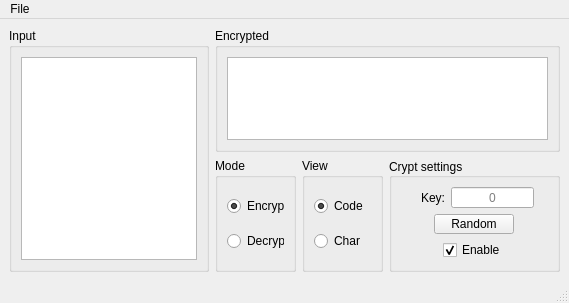
<?xml version="1.0" encoding="UTF-8"?>
<ui version="4.0">
 <class>MainWindow</class>
 <widget class="QMainWindow" name="MainWindow">
  <property name="geometry">
   <rect>
    <x>0</x>
    <y>0</y>
    <width>569</width>
    <height>303</height>
   </rect>
  </property>
  <property name="minimumSize">
   <size>
    <width>569</width>
    <height>303</height>
   </size>
  </property>
  <property name="windowTitle">
   <string>E-DE</string>
  </property>
  <widget class="QWidget" name="centralwidget">
   <layout class="QHBoxLayout" name="horizontalLayout_4">
    <item>
     <widget class="QGroupBox" name="input_box">
      <property name="title">
       <string>Input</string>
      </property>
      <layout class="QVBoxLayout" name="verticalLayout_4">
       <item>
        <widget class="QPlainTextEdit" name="input">
         <property name="statusTip">
          <string>Input area</string>
         </property>
        </widget>
       </item>
      </layout>
     </widget>
    </item>
    <item>
     <layout class="QVBoxLayout" name="verticalLayout_6">
      <item>
       <widget class="QGroupBox" name="output_box">
        <property name="title">
         <string>Encrypted</string>
        </property>
        <layout class="QVBoxLayout" name="verticalLayout_5">
         <item>
          <widget class="QPlainTextEdit" name="output">
           <property name="statusTip">
            <string>Output view</string>
           </property>
           <property name="readOnly">
            <bool>true</bool>
           </property>
          </widget>
         </item>
        </layout>
       </widget>
      </item>
      <item>
       <layout class="QHBoxLayout" name="horizontalLayout_3">
        <item>
         <spacer name="horizontalSpacer_3">
          <property name="orientation">
           <enum>Qt::Horizontal</enum>
          </property>
          <property name="sizeHint" stdset="0">
           <size>
            <width>40</width>
            <height>20</height>
           </size>
          </property>
         </spacer>
        </item>
        <item>
         <widget class="QGroupBox" name="mode_box">
          <property name="minimumSize">
           <size>
            <width>81</width>
            <height>114</height>
           </size>
          </property>
          <property name="maximumSize">
           <size>
            <width>81</width>
            <height>114</height>
           </size>
          </property>
          <property name="title">
           <string>Mode</string>
          </property>
          <layout class="QVBoxLayout" name="verticalLayout">
           <item>
            <widget class="QRadioButton" name="encrypt_mode">
             <property name="statusTip">
              <string>Toggle encrypt mode</string>
             </property>
             <property name="text">
              <string>Encrypt</string>
             </property>
             <property name="checked">
              <bool>true</bool>
             </property>
            </widget>
           </item>
           <item>
            <widget class="QRadioButton" name="decrypt_mode">
             <property name="statusTip">
              <string>Toggle decrypt mode</string>
             </property>
             <property name="text">
              <string>Decrypt</string>
             </property>
            </widget>
           </item>
          </layout>
         </widget>
        </item>
        <item>
         <widget class="QGroupBox" name="view_box">
          <property name="minimumSize">
           <size>
            <width>81</width>
            <height>114</height>
           </size>
          </property>
          <property name="maximumSize">
           <size>
            <width>114</width>
            <height>114</height>
           </size>
          </property>
          <property name="title">
           <string>View</string>
          </property>
          <layout class="QVBoxLayout" name="verticalLayout_2">
           <item>
            <widget class="QRadioButton" name="code_rb">
             <property name="statusTip">
              <string>Show character codes in output view</string>
             </property>
             <property name="text">
              <string>Code</string>
             </property>
             <property name="checked">
              <bool>true</bool>
             </property>
            </widget>
           </item>
           <item>
            <widget class="QRadioButton" name="char_rb">
             <property name="statusTip">
              <string>Show characters in output view</string>
             </property>
             <property name="text">
              <string>Char</string>
             </property>
            </widget>
           </item>
          </layout>
         </widget>
        </item>
        <item>
         <widget class="QGroupBox" name="crypt_settings_box">
          <property name="minimumSize">
           <size>
            <width>171</width>
            <height>114</height>
           </size>
          </property>
          <property name="maximumSize">
           <size>
            <width>171</width>
            <height>114</height>
           </size>
          </property>
          <property name="title">
           <string>Crypt settings</string>
          </property>
          <property name="alignment">
           <set>Qt::AlignLeading|Qt::AlignLeft|Qt::AlignVCenter</set>
          </property>
          <layout class="QVBoxLayout" name="verticalLayout_3">
           <item>
            <layout class="QFormLayout" name="formLayout">
             <property name="formAlignment">
              <set>Qt::AlignHCenter|Qt::AlignTop</set>
             </property>
             <property name="horizontalSpacing">
              <number>6</number>
             </property>
             <item row="0" column="0">
              <widget class="QLabel" name="label">
               <property name="text">
                <string>Key:</string>
               </property>
              </widget>
             </item>
             <item row="0" column="1">
              <widget class="QLineEdit" name="key_input">
               <property name="minimumSize">
                <size>
                 <width>83</width>
                 <height>0</height>
                </size>
               </property>
               <property name="maximumSize">
                <size>
                 <width>83</width>
                 <height>16777215</height>
                </size>
               </property>
               <property name="statusTip">
                <string>Cypher key (max. 9 symbols)</string>
               </property>
               <property name="inputMethodHints">
                <set>Qt::ImhNone</set>
               </property>
               <property name="text">
                <string/>
               </property>
               <property name="maxLength">
                <number>9</number>
               </property>
               <property name="alignment">
                <set>Qt::AlignCenter</set>
               </property>
               <property name="placeholderText">
                <string>0</string>
               </property>
              </widget>
             </item>
            </layout>
           </item>
           <item>
            <layout class="QHBoxLayout" name="horizontalLayout">
             <item>
              <spacer name="horizontalSpacer">
               <property name="orientation">
                <enum>Qt::Horizontal</enum>
               </property>
               <property name="sizeHint" stdset="0">
                <size>
                 <width>40</width>
                 <height>20</height>
                </size>
               </property>
              </spacer>
             </item>
             <item>
              <widget class="QPushButton" name="rand_b">
               <property name="statusTip">
                <string>Set random cypher key</string>
               </property>
               <property name="text">
                <string>Random</string>
               </property>
              </widget>
             </item>
             <item>
              <spacer name="horizontalSpacer_2">
               <property name="orientation">
                <enum>Qt::Horizontal</enum>
               </property>
               <property name="sizeHint" stdset="0">
                <size>
                 <width>40</width>
                 <height>20</height>
                </size>
               </property>
              </spacer>
             </item>
            </layout>
           </item>
           <item>
            <layout class="QHBoxLayout" name="horizontalLayout_2">
             <item>
              <spacer name="horizontalSpacer_4">
               <property name="orientation">
                <enum>Qt::Horizontal</enum>
               </property>
               <property name="sizeHint" stdset="0">
                <size>
                 <width>40</width>
                 <height>20</height>
                </size>
               </property>
              </spacer>
             </item>
             <item>
              <widget class="QCheckBox" name="enable_encrypting_cb">
               <property name="toolTip">
                <string/>
               </property>
               <property name="statusTip">
                <string>Enable encrypting</string>
               </property>
               <property name="text">
                <string>Enable</string>
               </property>
               <property name="checked">
                <bool>true</bool>
               </property>
              </widget>
             </item>
             <item>
              <spacer name="horizontalSpacer_5">
               <property name="orientation">
                <enum>Qt::Horizontal</enum>
               </property>
               <property name="sizeHint" stdset="0">
                <size>
                 <width>40</width>
                 <height>20</height>
                </size>
               </property>
              </spacer>
             </item>
            </layout>
           </item>
          </layout>
         </widget>
        </item>
       </layout>
      </item>
     </layout>
    </item>
   </layout>
  </widget>
  <widget class="QMenuBar" name="menubar">
   <property name="geometry">
    <rect>
     <x>0</x>
     <y>0</y>
     <width>569</width>
     <height>21</height>
    </rect>
   </property>
   <widget class="QMenu" name="menuFile">
    <property name="title">
     <string>File</string>
    </property>
    <addaction name="actionOpen"/>
    <addaction name="actionSave"/>
   </widget>
   <addaction name="menuFile"/>
  </widget>
  <widget class="QStatusBar" name="statusbar"/>
  <action name="actionOpen">
   <property name="text">
    <string>Open</string>
   </property>
   <property name="statusTip">
    <string>Open input file</string>
   </property>
   <property name="shortcut">
    <string>Ctrl+O</string>
   </property>
  </action>
  <action name="actionSave">
   <property name="text">
    <string>Save</string>
   </property>
   <property name="statusTip">
    <string>Save output to text file</string>
   </property>
   <property name="shortcut">
    <string>Ctrl+S</string>
   </property>
  </action>
 </widget>
 <resources/>
 <connections/>
</ui>
